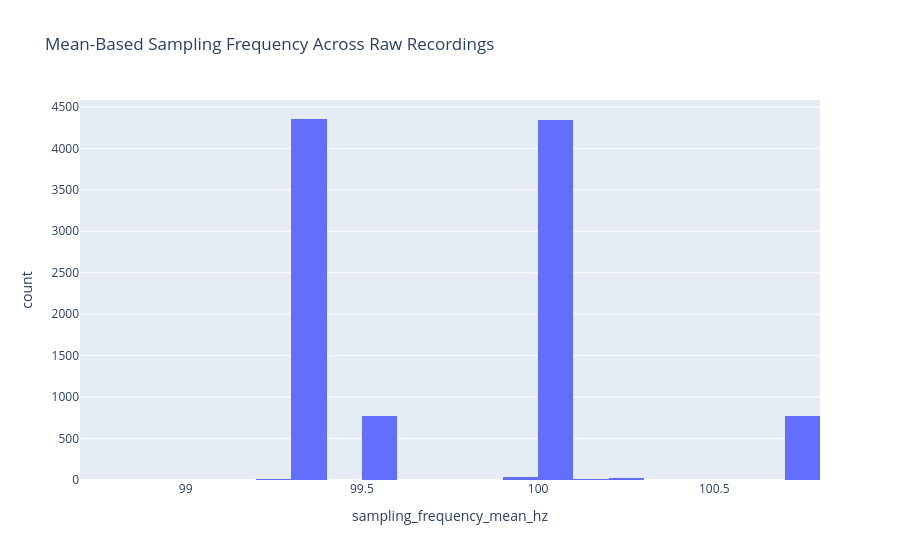

The notebook cell saved with this chart:
### Code cell
#5.6 Sampling Frequency Distribution
fig = px.histogram(
    quality_df,
    x="sampling_frequency_mean_hz",
    nbins=25,
    title="Mean-Based Sampling Frequency Across Raw Recordings"
)

fig.show()

### Figure 1 — Plotly figure (JSON) as saved in the notebook; plotly's stock layout.template omitted (floating-point values rounded to 4 significant figures; data arrays with more than 128 entries replaced by an {"elided": "..."} marker saying what was removed)
{"data": [{"bingroup": "x", "hovertemplate": "sampling_frequency_mean_hz=%{x}<br>count=%{y}<extra></extra>", "legendgroup": "", "marker": {"color": "#636efa", "pattern": {"shape": ""}}, "name": "", "nbinsx": 25, "orientation": "v", "showlegend": false, "type": "histogram", "x": {"elided": "10318 float values"}, "xaxis": "x", "yaxis": "y"}], "layout": {"barmode": "relative", "legend": {"tracegroupgap": 0}, "title": {"text": "Mean-Based Sampling Frequency Across Raw Recordings"}, "xaxis": {"anchor": "y", "domain": [0, 1], "title": {"text": "sampling_frequency_mean_hz"}}, "yaxis": {"anchor": "x", "domain": [0, 1], "title": {"text": "count"}}}}
